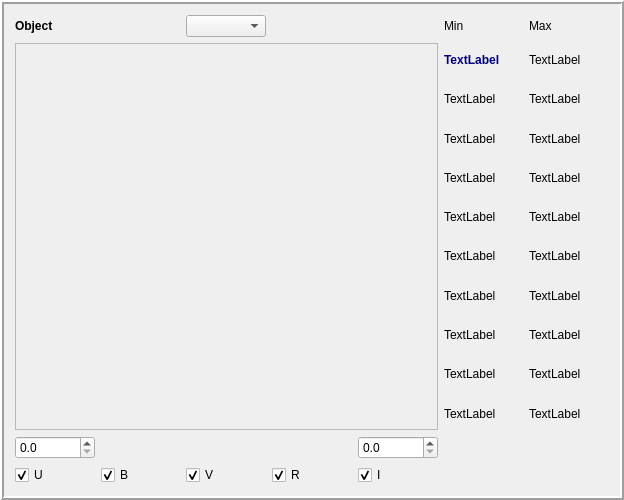
<?xml version="1.0" encoding="UTF-8"?>
<ui version="4.0">
 <author>Gavin Blakeman</author>
 <class>Frame</class>
 <widget class="QFrame" name="Frame">
  <property name="geometry">
   <rect>
    <x>0</x>
    <y>0</y>
    <width>624</width>
    <height>500</height>
   </rect>
  </property>
  <property name="minimumSize">
   <size>
    <width>0</width>
    <height>0</height>
   </size>
  </property>
  <property name="windowTitle">
   <string>Light Curve Analysis</string>
  </property>
  <property name="frameShape">
   <enum>QFrame::Box</enum>
  </property>
  <property name="frameShadow">
   <enum>QFrame::Raised</enum>
  </property>
  <property name="lineWidth">
   <number>2</number>
  </property>
  <layout class="QGridLayout" name="gridLayout">
   <item row="0" column="0">
    <widget class="QLabel" name="label">
     <property name="font">
      <font>
       <weight>75</weight>
       <bold>true</bold>
      </font>
     </property>
     <property name="text">
      <string>Object</string>
     </property>
    </widget>
   </item>
   <item row="0" column="2">
    <widget class="QComboBox" name="cbObject"/>
   </item>
   <item row="0" column="5">
    <widget class="QLabel" name="label_22">
     <property name="text">
      <string>Min</string>
     </property>
    </widget>
   </item>
   <item row="0" column="6">
    <widget class="QLabel" name="label_23">
     <property name="text">
      <string>Max</string>
     </property>
    </widget>
   </item>
   <item row="1" column="0" rowspan="10" colspan="5">
    <widget class="QFrame" name="frame">
     <property name="frameShape">
      <enum>QFrame::StyledPanel</enum>
     </property>
     <property name="frameShadow">
      <enum>QFrame::Raised</enum>
     </property>
     <zorder>sbMin</zorder>
    </widget>
   </item>
   <item row="1" column="5">
    <widget class="QLabel" name="label_12">
     <property name="palette">
      <palette>
       <active>
        <colorrole role="WindowText">
         <brush brushstyle="SolidPattern">
          <color alpha="255">
           <red>0</red>
           <green>0</green>
           <blue>127</blue>
          </color>
         </brush>
        </colorrole>
       </active>
       <inactive>
        <colorrole role="WindowText">
         <brush brushstyle="SolidPattern">
          <color alpha="255">
           <red>0</red>
           <green>0</green>
           <blue>127</blue>
          </color>
         </brush>
        </colorrole>
       </inactive>
       <disabled>
        <colorrole role="WindowText">
         <brush brushstyle="SolidPattern">
          <color alpha="255">
           <red>118</red>
           <green>116</green>
           <blue>108</blue>
          </color>
         </brush>
        </colorrole>
       </disabled>
      </palette>
     </property>
     <property name="font">
      <font>
       <weight>75</weight>
       <bold>true</bold>
      </font>
     </property>
     <property name="text">
      <string>TextLabel</string>
     </property>
    </widget>
   </item>
   <item row="1" column="6">
    <widget class="QLabel" name="label_4">
     <property name="text">
      <string>TextLabel</string>
     </property>
    </widget>
   </item>
   <item row="2" column="5">
    <widget class="QLabel" name="label_13">
     <property name="text">
      <string>TextLabel</string>
     </property>
    </widget>
   </item>
   <item row="2" column="6">
    <widget class="QLabel" name="label_10">
     <property name="text">
      <string>TextLabel</string>
     </property>
    </widget>
   </item>
   <item row="3" column="5">
    <widget class="QLabel" name="label_14">
     <property name="text">
      <string>TextLabel</string>
     </property>
    </widget>
   </item>
   <item row="3" column="6">
    <widget class="QLabel" name="label_7">
     <property name="text">
      <string>TextLabel</string>
     </property>
    </widget>
   </item>
   <item row="4" column="5">
    <widget class="QLabel" name="label_15">
     <property name="text">
      <string>TextLabel</string>
     </property>
    </widget>
   </item>
   <item row="4" column="6">
    <widget class="QLabel" name="label_9">
     <property name="text">
      <string>TextLabel</string>
     </property>
    </widget>
   </item>
   <item row="5" column="5">
    <widget class="QLabel" name="label_16">
     <property name="text">
      <string>TextLabel</string>
     </property>
    </widget>
   </item>
   <item row="5" column="6">
    <widget class="QLabel" name="label_11">
     <property name="text">
      <string>TextLabel</string>
     </property>
    </widget>
   </item>
   <item row="6" column="5">
    <widget class="QLabel" name="label_17">
     <property name="text">
      <string>TextLabel</string>
     </property>
    </widget>
   </item>
   <item row="6" column="6">
    <widget class="QLabel" name="label_6">
     <property name="text">
      <string>TextLabel</string>
     </property>
    </widget>
   </item>
   <item row="7" column="5">
    <widget class="QLabel" name="label_18">
     <property name="text">
      <string>TextLabel</string>
     </property>
    </widget>
   </item>
   <item row="7" column="6">
    <widget class="QLabel" name="label_5">
     <property name="text">
      <string>TextLabel</string>
     </property>
    </widget>
   </item>
   <item row="8" column="5">
    <widget class="QLabel" name="label_19">
     <property name="text">
      <string>TextLabel</string>
     </property>
    </widget>
   </item>
   <item row="8" column="6">
    <widget class="QLabel" name="label_8">
     <property name="text">
      <string>TextLabel</string>
     </property>
    </widget>
   </item>
   <item row="9" column="5">
    <widget class="QLabel" name="label_20">
     <property name="text">
      <string>TextLabel</string>
     </property>
    </widget>
   </item>
   <item row="9" column="6">
    <widget class="QLabel" name="label_2">
     <property name="text">
      <string>TextLabel</string>
     </property>
    </widget>
   </item>
   <item row="10" column="5">
    <widget class="QLabel" name="label_21">
     <property name="text">
      <string>TextLabel</string>
     </property>
    </widget>
   </item>
   <item row="10" column="6">
    <widget class="QLabel" name="label_3">
     <property name="text">
      <string>TextLabel</string>
     </property>
    </widget>
   </item>
   <item row="12" column="0">
    <widget class="QCheckBox" name="cbU">
     <property name="text">
      <string>U</string>
     </property>
     <property name="checked">
      <bool>true</bool>
     </property>
    </widget>
   </item>
   <item row="12" column="1">
    <widget class="QCheckBox" name="cbB">
     <property name="text">
      <string>B</string>
     </property>
     <property name="checked">
      <bool>true</bool>
     </property>
    </widget>
   </item>
   <item row="12" column="2">
    <widget class="QCheckBox" name="cbV">
     <property name="text">
      <string>V</string>
     </property>
     <property name="checked">
      <bool>true</bool>
     </property>
    </widget>
   </item>
   <item row="12" column="3">
    <widget class="QCheckBox" name="cbR">
     <property name="text">
      <string>R</string>
     </property>
     <property name="checked">
      <bool>true</bool>
     </property>
    </widget>
   </item>
   <item row="12" column="4">
    <widget class="QCheckBox" name="cbI">
     <property name="text">
      <string>I</string>
     </property>
     <property name="checked">
      <bool>true</bool>
     </property>
    </widget>
   </item>
   <item row="11" column="0">
    <widget class="QDoubleSpinBox" name="sbMin">
     <property name="decimals">
      <number>1</number>
     </property>
     <property name="singleStep">
      <double>10.000000000000000</double>
     </property>
    </widget>
   </item>
   <item row="11" column="4">
    <widget class="QDoubleSpinBox" name="sbMax">
     <property name="decimals">
      <number>1</number>
     </property>
     <property name="singleStep">
      <double>10.000000000000000</double>
     </property>
    </widget>
   </item>
  </layout>
 </widget>
 <resources/>
 <connections/>
 <designerdata>
  <property name="gridDeltaX">
   <number>10</number>
  </property>
  <property name="gridDeltaY">
   <number>10</number>
  </property>
  <property name="gridSnapX">
   <bool>true</bool>
  </property>
  <property name="gridSnapY">
   <bool>true</bool>
  </property>
  <property name="gridVisible">
   <bool>true</bool>
  </property>
 </designerdata>
</ui>
